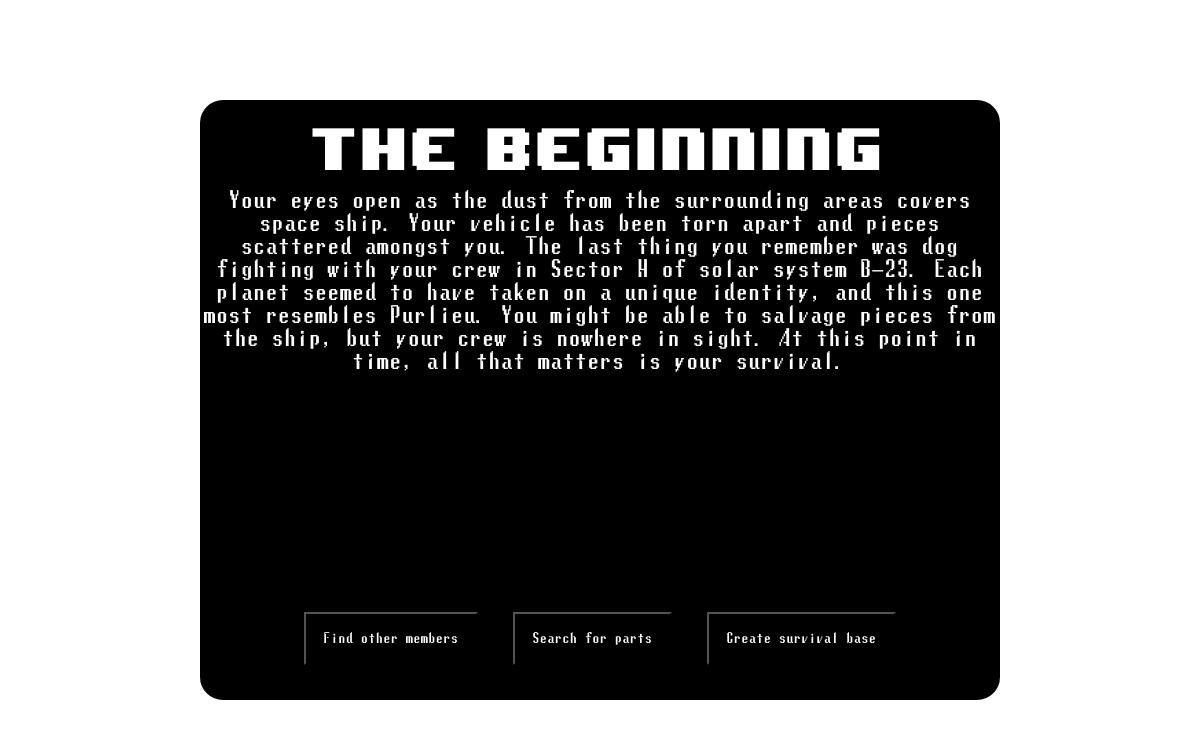
The app's page /adventure/ with its own data.
### Adventure/models.py (models this page shows)
class State(models.Model):
    state_name = models.CharField(max_length=120, default="")
    title = models.CharField(max_length=120)
    text = models.CharField(max_length = 2048)
    options = models.CharField(max_length=120)

### Adventure/views.py (the view, shortened to what this page needs)
# urls.py: path('adventure/', Adventure.as_view())
class Adventure(View):
    def get(self, request):
        current_state = StateMachine.objects.all();
        if len(current_state) == 0:
            StateMachine.objects.create(user_state=State.objects.first())
        machine = StateMachine.objects.all()[0]
        userState = machine.user_state
        op = userState.options
        options = op.split(',')
        return render(request, 'adventure.html', {"state" : userState, "options" : options})

### templates/adventure.html (shortened to what this page needs)
{% extends "base.html" %}
{% block content %}
<div class="adventureBox">
    <div class="title">
        {{ state.title }}
    </div>
    <div class="story">
    {{ state.text }}
    </div>
    <div class="choices">
    {% for i in options %}
        <button id="button_choices" class="{{ i }}" name="{{ i }}" type="button"> {{ i }}</button>
    {% endfor %}
    </div>
</div>
{% endblock content %}

### templates/base.html (shortened to what this page needs)
{% load staticfiles %}
<!DOCTYPE html>
<html lang="en">
<head>
    <link rel="stylesheet" href="{% static "css/style.css" %}">
</head>
<body>
    {% block content %}{% endblock content %}
</body>
</html>

### static/css/style.css (style rules this page uses)
.adventureBox { position: absolute; top:0; bottom: 0; left: 0; right: 0; margin: auto; height: 600px; width: 800px; background-color: black; border: 2px solid white; border-radius: 25px; }
.title { color: white; font-size: 50px; text-align: center; padding: 20px; font-family: "8-bit"; }
.story { color: white; text-align: center; font-family: "8-bit2"; font-size: 22px; }
.choices { color: white; text-align: center; font-family: "8-bit2"; font-size: 25px; padding: 20px; position: absolute; bottom: 5px; left: 0; right: 0; }
#button_choices { padding: 18px; color: white; font-family: "8-bit2"; background-color: black; margin: 10px; }
body { background-image: url("https://image.ibb.co/ksLhFL/planet.png"); }

### records on screen
State: title "The Beginning", text "Your eyes open as the dust from the surrounding areas covers space ship. Your vehicle has been torn apart and pieces scattered amongst you. The last thing you remember was dog fighting with your crew in Sector H of solar system B-23. Each planet seemed to have taken on a unique identity, and this one most resembles Purlieu. You might be able to salvage pieces from the ship, but your crew is nowhere in sight. At this point in time, all that matters is your survival."

### other values on screen
{{ i }} "Find other members" "Search for parts" "Create survival base"
